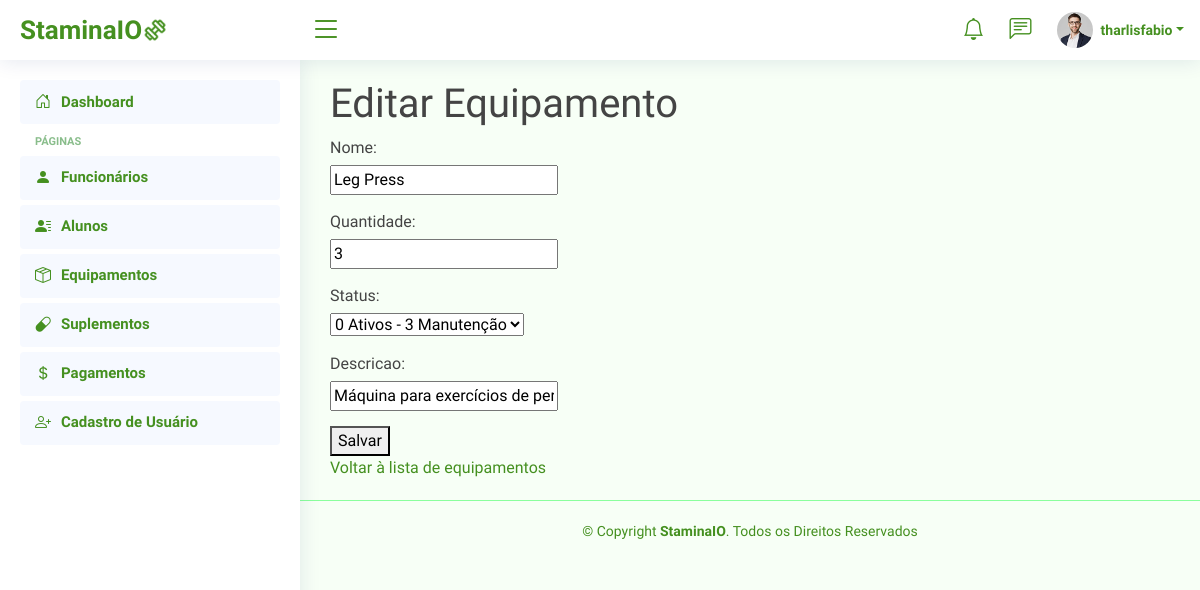
Page /equipamento/editar/1/ (signed in) on the earlier database version.
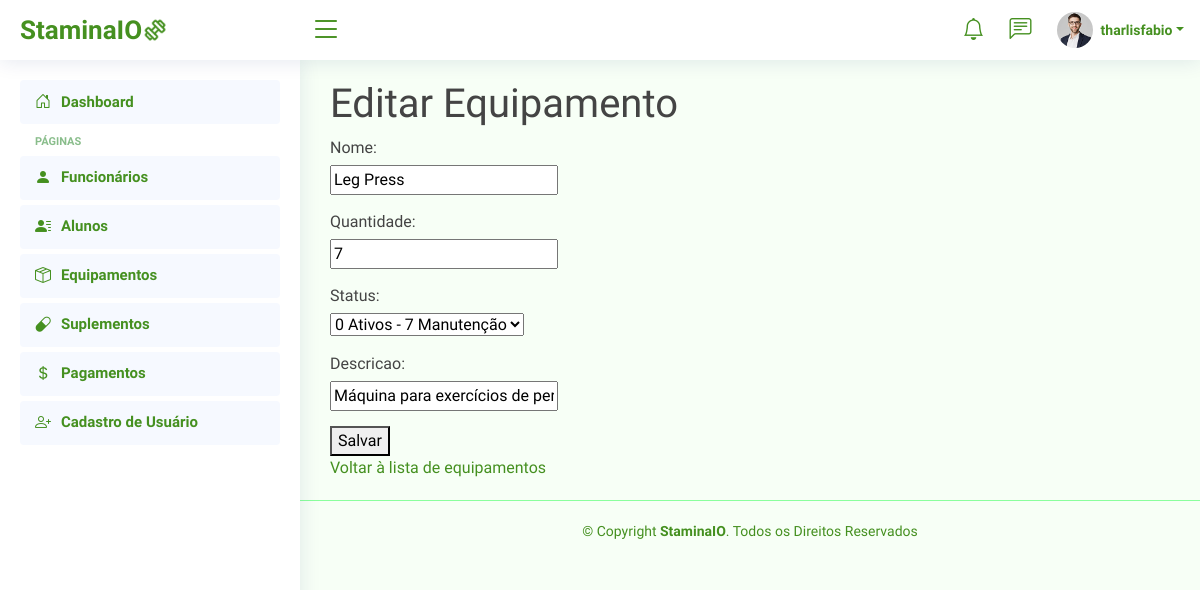
Same page on the later database version.
### equipamento/models.py (models this page shows)
class Equipamento(models.Model):
    nome = models.CharField(max_length=100)
    quantidade = models.IntegerField(default=1)  # Define um valor padrão para quantidade
    status = models.CharField(max_length=100)  # O status será definido dinamicamente no formulário
    descricao = models.CharField(max_length=100)

### equipamento/views.py (the view)
# urls.py: path('editar/<int:pk>/', views.editar_equipamento, name='editar_equipamento'),
@login_required
def editar_equipamento(request, pk):
    equipamento = get_object_or_404(Equipamento, pk=pk)
    if request.method == 'POST':
        form = EquipamentoForm(request.POST, instance=equipamento)
        if form.is_valid():
            form.save()
            messages.success(request, 'Equipamento atualizado com sucesso!')
            return redirect('equipamento:listar_equipamentos')
        else:
            messages.error(request, 'Erro ao atualizar equipamento. Verifique os dados e tente novamente.')
    else:
        form = EquipamentoForm(instance=equipamento)
    return render(request, 'equipamento/form_equipamento.html', {'form': form})

### equipamento/forms.py
class EquipamentoForm(forms.ModelForm):
    class Meta:
        model = Equipamento
        fields = ['nome', 'quantidade', 'status', 'descricao']
    status = forms.ChoiceField(choices=[])  # Inicialmente vazio, preenchido no __init__
    def __init__(self, *args, **kwargs):
        super(EquipamentoForm, self).__init__(*args, **kwargs)
        if 'quantidade' in self.data:
            try:
                quantidade = int(self.data.get('quantidade'))  # Pega a quantidade enviada no POST
            except (ValueError, TypeError):
                quantidade = 0  # Define um valor padrão se a quantidade for inválida
        elif self.instance and self.instance.pk:
            quantidade = self.instance.quantidade
        else:
            quantidade = 0  # Valor padrão para novos formulários, antes de definir a quantidade
        status_choices = [
            (f"{i} Ativos - {quantidade - i} Manutenção", f"{i} Ativos - {quantidade - i} Manutenção")
            for i in range(quantidade + 1)  # Gera opções de 0 até o valor da quantidade
        ]
        self.fields['status'].choices = status_choices

### templates/equipamento/form_equipamento.html (shortened to what this page needs)
{% extends '_base.html' %}
{% block content %}
    <h1>{{ form.instance.pk|yesno:"Editar Equipamento,Adicionar Equipamento" }}</h1>
    <form method="post">
        {{ form.as_p}}
        <button type="submit">Salvar</button>
    </form>
    <a href="{% url 'equipamento:listar_equipamentos' %}">Voltar à lista de equipamentos</a>
{% endblock %}

Differences in the rows shown:
changed Equipamento "Editar Equipamento": quantidade "3" → "7"; status "0 Ativos - 3 Manutenção" → "0 Ativos - 7 Manutenção"
